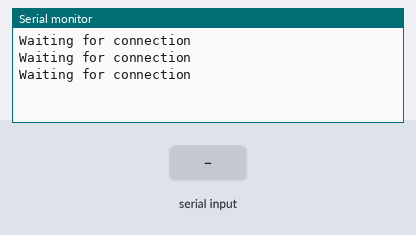
The sketch below on a simulated ESP8266 (NodeMCU). Shown: the last lines printed to the serial monitor. The inputs (shaded band) are chosen by the test bench. WiFi joins after 1.5 s; servers stay silent unless stated; uploads are accepted with an empty reply.

Above: at 2.7 s.
2.8 s: "1" received over the second serial link
At 4.1 s:
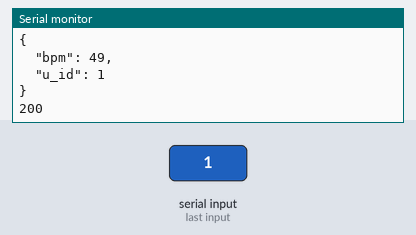
4.3 s: "0" received over the second serial link
At 4.9 s:
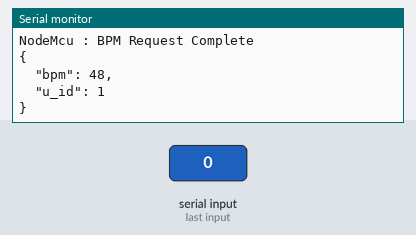
5.8 s: "2" received over the second serial link
At 6.4 s:
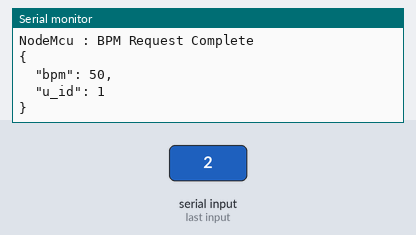

The sketch:

NodeMcu_HeartSensor_SendToFlask.ino
```cpp
//아두이노 Uno 보드 >> 예제 >> SoftwareSerial
#include <SoftwareSerial.h>

SoftwareSerial mySerial(D5, D6); // RX, TX
int transfer_count = 0;

#include <ArduinoJson.h>      //Arduino에서 Json형식 변환시키는 라이브러리
StaticJsonBuffer<300> JSONbuffer;   //JSON 버퍼 메모리 할당
JsonObject& JSONencoder = JSONbuffer.createObject();
char JSONmessageBuffer[300];


#include <ESP8266HTTPClient.h>
#include <ESP8266WiFi.h>      //Esp8266 라이브러리


void setup() {
  Serial.begin(9600); //PC - NodeMCU(my)
  mySerial.begin(9600); //NodeMCU(your) - NodeMCU(my)
  WiFi.begin("MS_HOME_SECOND_FLOOR_2G", "MS19960331!");
  while (WiFi.status() != WL_CONNECTED) {

    delay(500);
    Serial.println("Waiting for connection");
  }
}

void loop() { // run over and over
  if (WiFi.status() == WL_CONNECTED) {
  if (mySerial.available()) {
    int BPM;
    BPM = mySerial.read();
    //Serial.print(BPM);


    JSONencoder ["bpm"] = BPM;    //평균값 Json 변환
    JSONencoder ["u_id"] = 1;
    JSONencoder.prettyPrintTo(JSONmessageBuffer, sizeof(JSONmessageBuffer));

    transfer_count++;
    Serial.print("NodeMcu : Attempting to receive Json file ");
    Serial.println(transfer_count);
    Serial.println("...");
    Serial.println("...");
    Serial.println("NodeMcu : BPM Request Complete ");
    Serial.println(JSONmessageBuffer);

    Serial.println("");
    delay(500);

      HTTPClient http;    //클래스 정의
      http.begin("http://192.168.1.199:5000/hanger_info/insert");      //Uri 정의
      http.addHeader("Content-Type", "application/json");  //헤더 정의
      int httpCode = http.POST(JSONmessageBuffer);   //Send the request
      String payload = http.getString();
      Serial.println(httpCode);   //HTTP Status 값
      Serial.println(payload);    //데이터 값
      http.end();  //Close connection

    }

  }


}
```

Measured:
- after the input at 2.8 s, the serial monitor: prints a new line at once (image 1)
- after the input at 4.3 s, the serial monitor: prints a new line at once (image 2)
- after the input at 5.8 s, the serial monitor: prints a new line at once (image 3)
